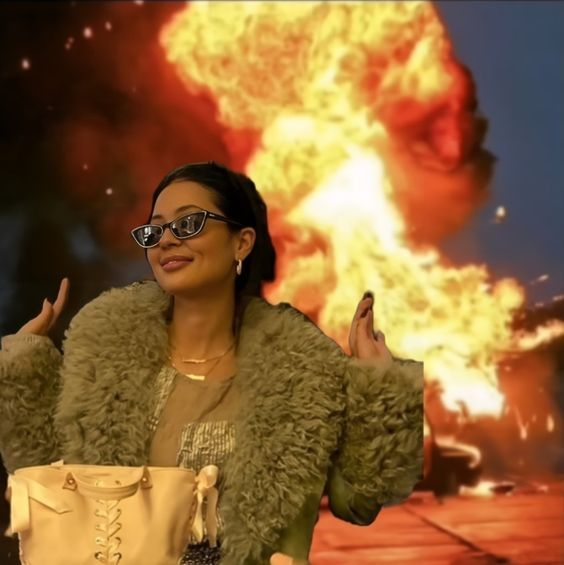
#> input picture computer vision practice/individual/p10/pic.jpg, 564 x 565 px
$ jupyter execute p10.ipynb
#> lines starting #> are read from the running program, lines starting #| are printed output that depends on the picture
### Convert one photo to RGB, grey, HSV and LAB, and split every colour space into its channels.

[cell 1]
import cv2
import numpy as np
import matplotlib.pyplot as plt

[cell 2]
img=cv2.imread('pic.jpg')
#> img is the input picture: shape (565, 564, 3); mean B, G, R 55.9, 101.5, 143
plt.imshow(cv2.cvtColor(img,cv2.COLOR_BGR2RGB))
plt.title('original image')
plt.axis('off')
plt.show()

[cell 3]
rgb=cv2.cvtColor(img,cv2.COLOR_BGR2RGB)
hsv=cv2.cvtColor(img,cv2.COLOR_BGR2HSV)
#> hsv: shape (565, 564, 3); mean H, S, V 24.6, 170.2, 144.8
gray=cv2.cvtColor(img,cv2.COLOR_BGR2GRAY)
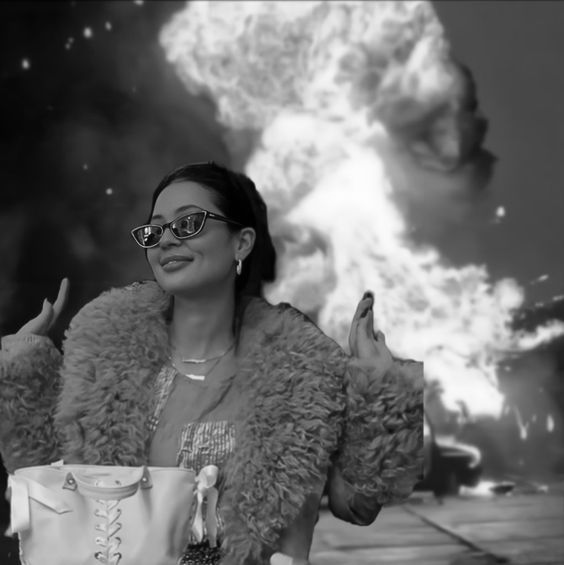
#> gray: shape (565, 564); min 0, max 253, mean 108.7
lab=cv2.cvtColor(img,cv2.COLOR_BGR2LAB)
#> lab: shape (565, 564, 3); mean of channels 0, 1, 2 116.6, 140.2, 159.3

[cell 4]
r,g,b=cv2.split(rgb)
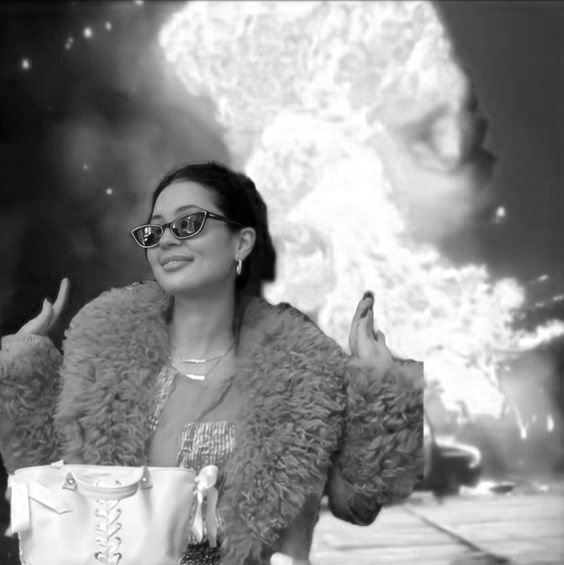
#> r: shape (565, 564); min 0, max 255, mean 143
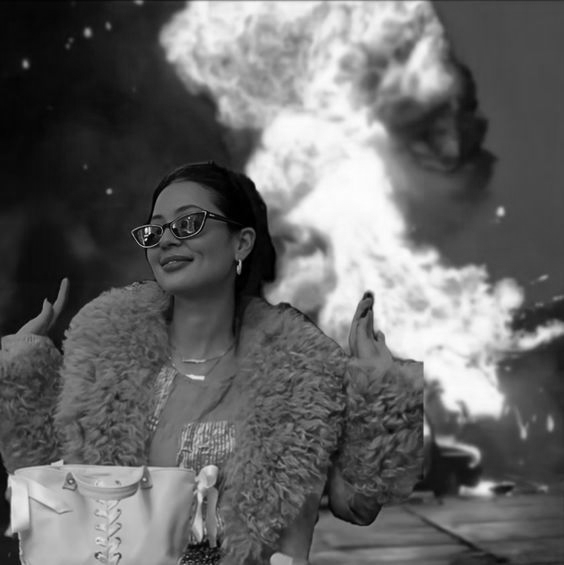
#> g: shape (565, 564); min 0, max 253, mean 101.5
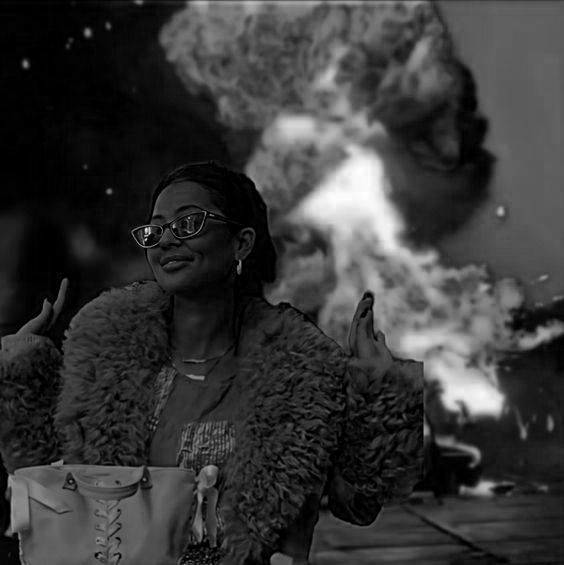
#> b: shape (565, 564); min 0, max 255, mean 55.9
h,s,v=cv2.split(hsv)
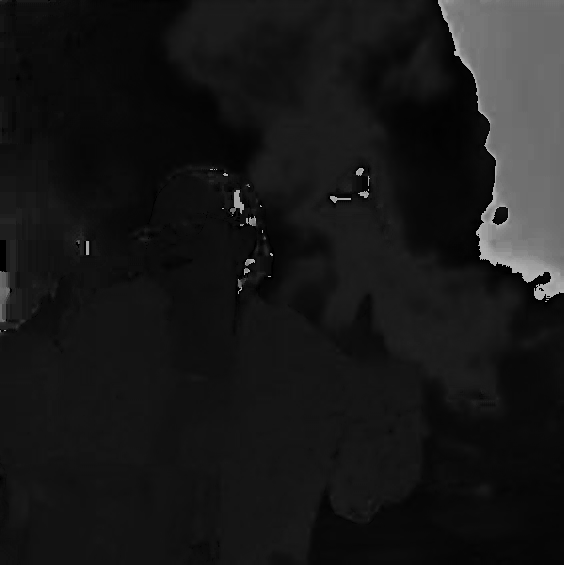
#> h: shape (565, 564); min 0, max 179, mean 24.6
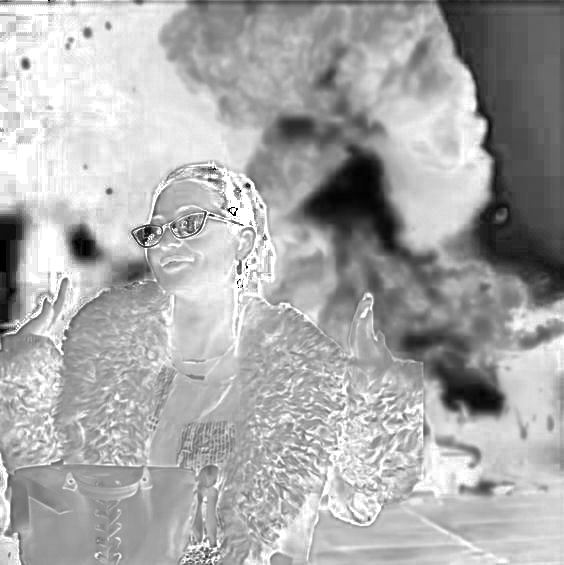
#> s: shape (565, 564); min 0, max 255, mean 170.2
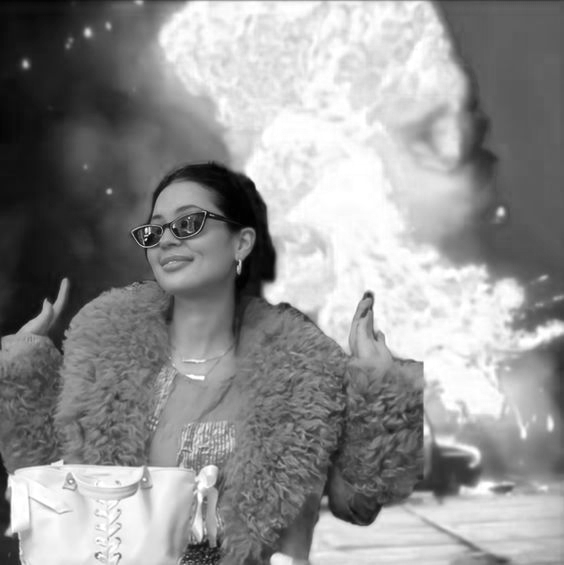
#> v: shape (565, 564); min 0, max 255, mean 144.8
l,a,b2=cv2.split(lab)
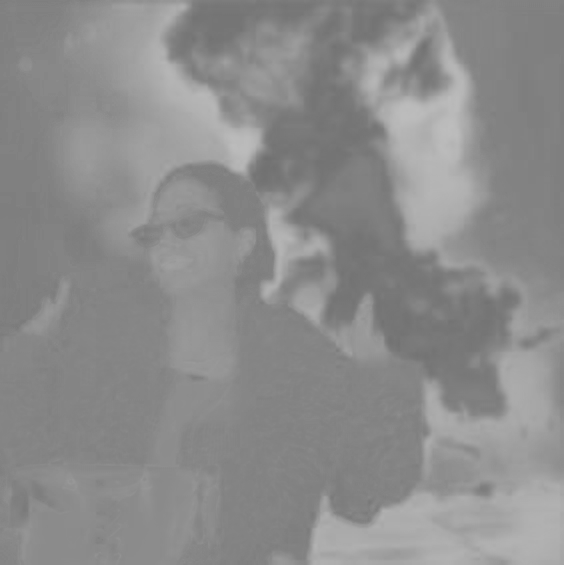
#> a: shape (565, 564); min 112, max 190, mean 140.2
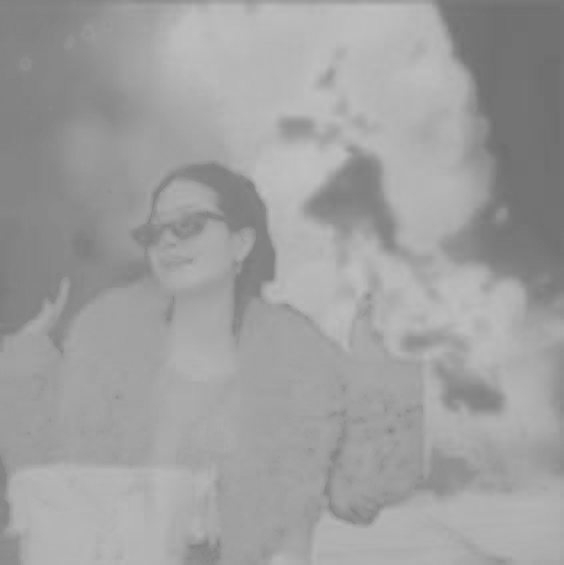
#> b2: shape (565, 564); min 110, max 192, mean 159.3

[cell 5]
for name, x in [('R',r),('G',g),('B',b),('H',h),('S',s),('V',v),('L',l),('a',a),('b',b2)]:
    print(name ,'min',x.min(),'max',x.max())
#> this loop made 9 passes
#> name on passes 1 to 9: 'R', 'G', 'B', 'H', 'S', 'V', 'L', 'a', 'b'
#| R min 0 max 255
#| G min 0 max 253
#| B min 0 max 255
#| H min 0 max 179
#| S min 0 max 255
#| V min 0 max 255
#| L min 0 max 254
#| a min 112 max 190
#> (further printed lines are left out)

[cell 6]
fig,axes=plt.subplots(4,4,figsize=(14,14))

#RGB
axes[0,0].imshow(rgb)
axes[0,0].set_title('RGB')

axes[0,1].imshow(r,cmap='gray')
axes[0,1].set_title('R')

axes[0,2].imshow(g,cmap='gray')
axes[0,2].set_title('G')

axes[0,3].imshow(b,cmap='gray')
axes[0,3].set_title('B')

#grayscale
axes[1,0].imshow(gray,cmap='gray')
axes[1,0].set_title('GrayScale')

#HSV
axes[2,0].imshow(hsv)
axes[2,0].set_title('HSV')

axes[2,1].imshow(h,cmap='gray')
axes[2,1].set_title('Hue')

axes[2,2].imshow(s,cmap='gray')
axes[2,2].set_title('Saturation')

axes[2,3].imshow(v,cmap='gray')
axes[2,3].set_title('Value')

#lab
axes[3,0].imshow(lab)
axes[3,0].set_title('LAB')

axes[3,1].imshow(l,cmap='gray')
axes[3,1].set_title('Lightness')

axes[3,2].imshow(a,cmap='gray')
axes[3,2].set_title('a channel')

axes[3,3].imshow(b2,cmap='gray')
axes[3,3].set_title('b channel')

#remove unused pannels
axes[1,1].axis('off')
axes[1,2].axis('off')
axes[1,3].axis('off')

for ax in axes.flatten():
    ax.set_xticks([])
    ax.set_yticks([])

plt.tight_layout()

# plt.savefig('color_spaces.png')
plt.show()

$ run again, with computer vision practice/individual/p10/color_spaces.png saved as computer vision practice/individual/p10/pic.jpg
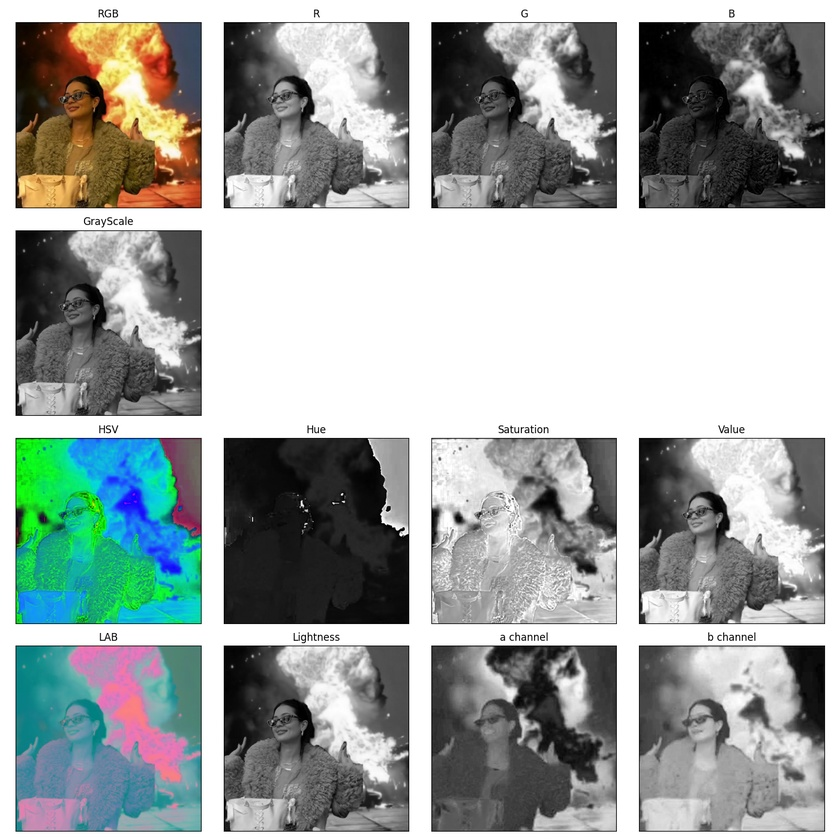
#> input picture computer vision practice/individual/p10/color_spaces.png, 840 x 840 px, shrunk from 1400 x 1400 before the run
#> img is the input picture: shape (840, 840, 3); mean B, G, R 163.6, 166.1, 159.9
#> hsv: shape (840, 840, 3); mean H, S, V 12.4, 24.8, 171.2
#> lab: shape (840, 840, 3); mean of channels 0, 1, 2 169.1, 126.9, 129.1
#> `h,s,v=cv2.split(hsv)`:
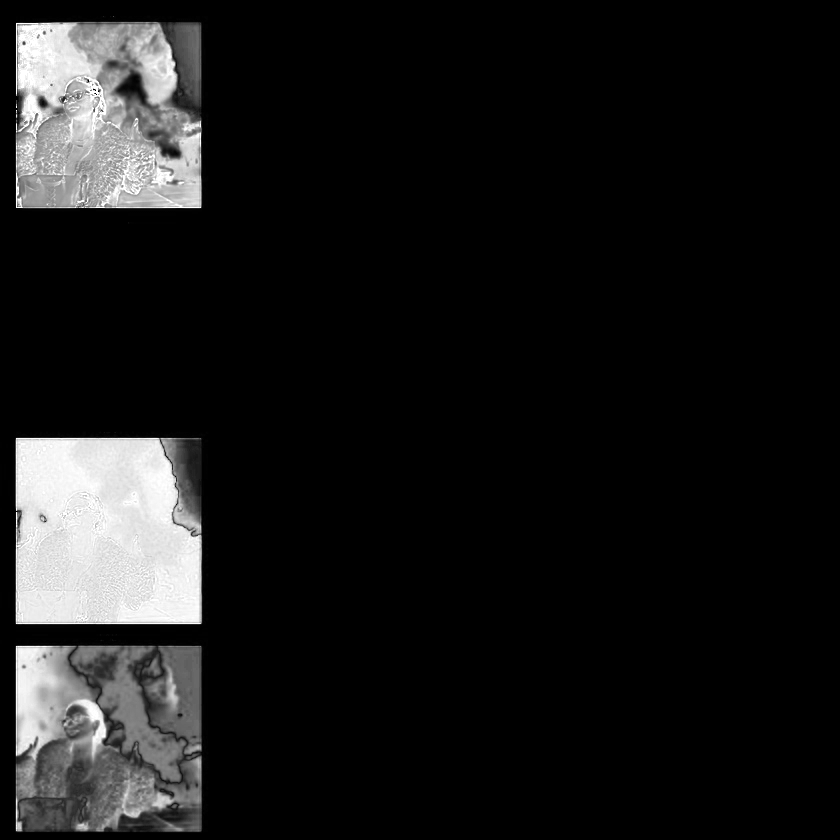
#> s: shape (840, 840); min 0, max 255, mean 24.8
#> `l,a,b2=cv2.split(lab)`:
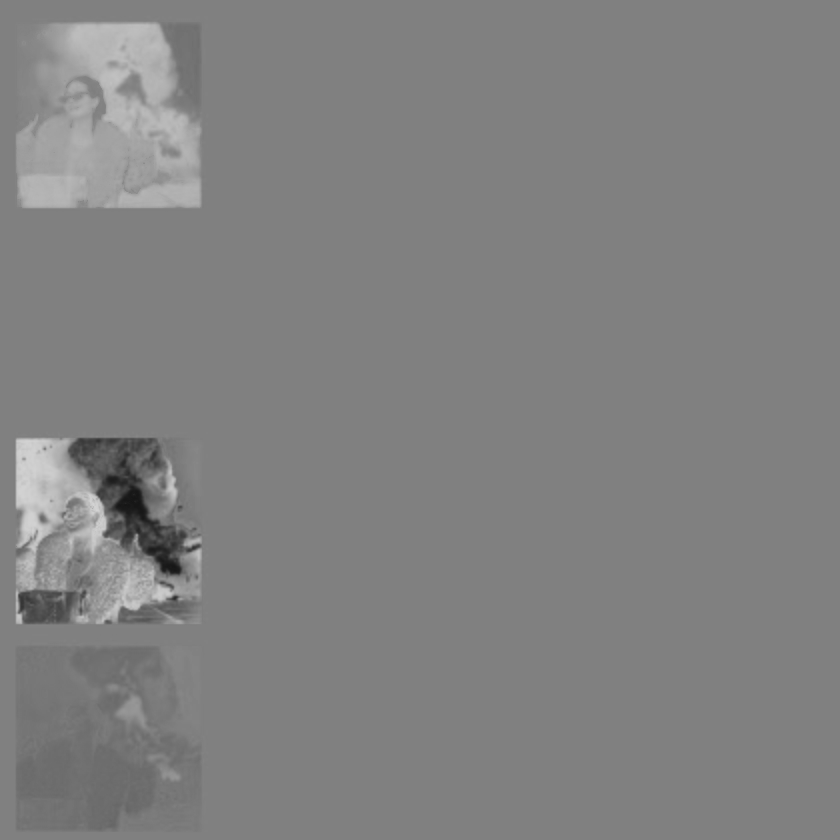
#> b2: shape (840, 840); min 21, max 211, mean 129.1
#> the loop `for name, x in [('R',r),('G',g),('B',b),('H',h),('S',s),('V',v),('L',l..` made 9 passes
#> name on passes 1 to 8: 'R', 'G', 'B', 'H', 'S', 'V', 'L', 'a'
#> (printed output is left out)
